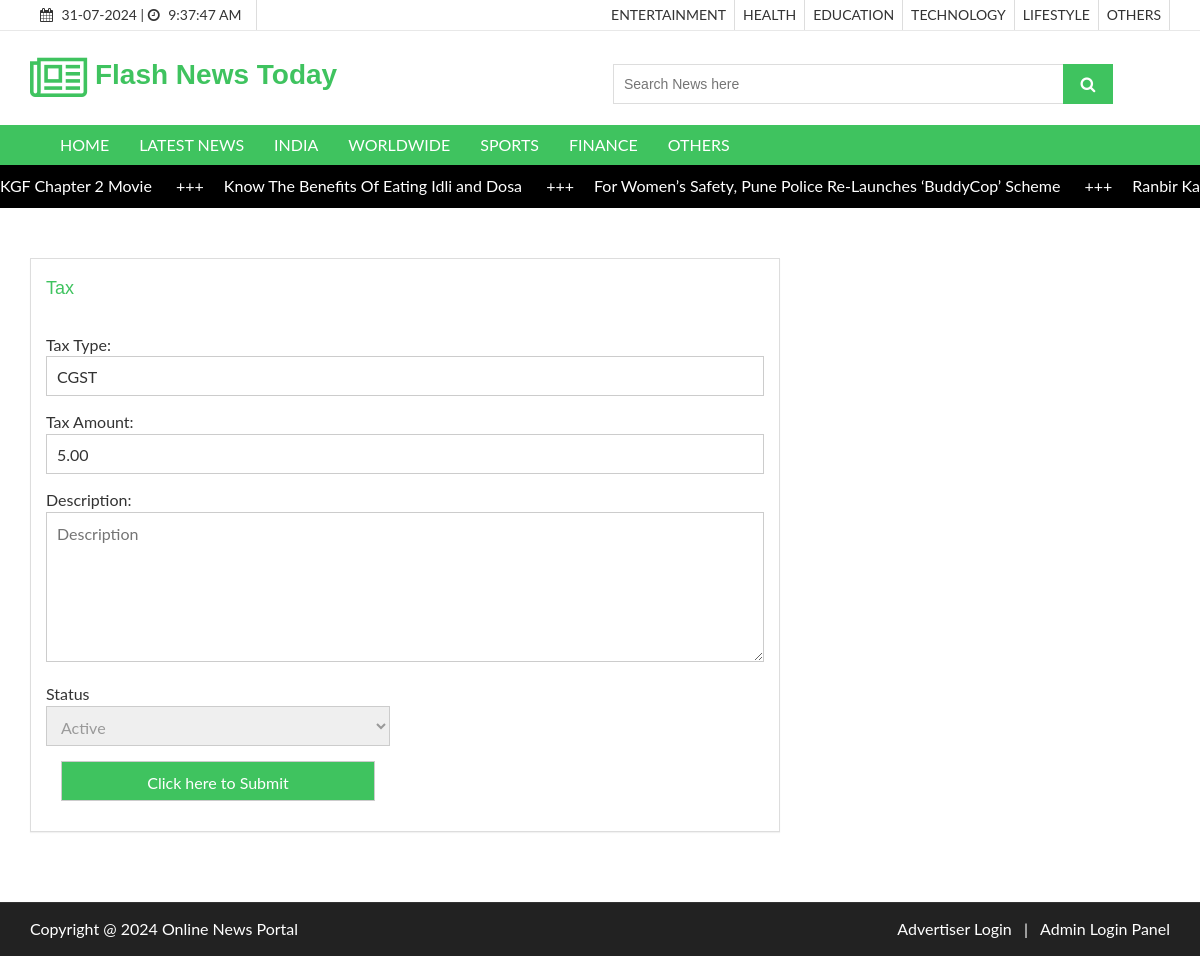
Page /tax.php?editid=123 on the committed database.
### tables this page shows
CREATE TABLE `newscategory` (
  `newscategoryid` int(10) NOT NULL,
  `category` varchar(50) NOT NULL,
  `category_type` varchar(20) DEFAULT NULL,
  `description` text NOT NULL,
  `status` varchar(10) NOT NULL
);

CREATE TABLE `newscontent` (
  `newsid` int(10) NOT NULL,
  `newscategoryid` int(10) NOT NULL,
  `newstype` varchar(20) NOT NULL COMMENT 'ARticles or News',
  `newsdate` date NOT NULL,
  `title` varchar(255) NOT NULL,
  `newsdescription` text NOT NULL,
  `images` text NOT NULL,
  `publisheddate` date NOT NULL,
  `count_views` bigint(20) NOT NULL DEFAULT 0,
  `status` varchar(10) NOT NULL
);

CREATE TABLE `tax` (
  `taxid` int(10) NOT NULL,
  `taxtype` varchar(20) NOT NULL,
  `taxamt` float(10,2) NOT NULL,
  `description` text NOT NULL,
  `status` varchar(10) NOT NULL
);

### tax.php (the view, shortened to what this page needs)
<?php
include("header.php");
if(isset($_GET['editid']))
{
	$sqledit = "SELECT * FROM  tax WHERE taxid='$_GET[editid]'";
	$qsqledit = mysqli_query($con,$sqledit);
	$rsedit = mysqli_fetch_array($qsqledit);
}
?>
  <section id="aa-catg-head-banner">
    <div class="aa-catg-head-banner-area">
     <div class="container">
      <div class="aa-catg-head-banner-content">
        <h2>Checkout Page</h2>
      </div>
     </div>
   </div>
  </section>
 <section id="checkout">
   <div class="container">
     <div class="row">
       <div class="col-md-12">
        <div class="checkout-area">
          <form action="" method="post">
            <div class="row">
              <div class="col-md-8">
                <div class="checkout-left">
                  <div class="panel-group" id="accordion">
<div class="panel panel-default aa-checkout-billaddress">
  <div class="panel-heading">
	<h4 class="panel-title">
	  <a  data-parent="#accordion" >
		Tax
	  </a>
	</h4>
  </div>
  <div id="collapseThree">
	<div class="panel-body">
	  <div class="row">
		<div class="col-md-12">
		  <div class="aa-checkout-single-bill">
			Tax Type:
			<input type="text" value="<?php echo $rsedit['taxtype']; ?>" name="taxtype" placeholder="Tax Type">
		  </div>
		</div>
	  </div>
	  <div class="row">
		<div class="col-md-12">
		  <div class="aa-checkout-single-bill">
			Tax Amount:
			<input type="text" value="<?php echo $rsedit['taxamt']; ?>" name="taxamt" placeholder="Tax Amount">
		  </div>
		</div>
	  </div>
	  <div class="row">
		<div class="col-md-12">
		  <div class="aa-checkout-single-bill">
			Description:
     <textarea name="description" value="<?php echo $rsedit['description']; ?>" placeholder="Description"></textarea>
		  </div>
		</div>
	  </div>
	  <div class="row">
		<div class="col-md-6">
		  <div class="aa-checkout-single-bill">
		  Status
			<select placeholder="Status" name="status">
			  <?php
				$arr = array("Active","Inactive");
				foreach($arr as $val)
				{
				if($val == $rsedit['status'])
				{
					echo "<option selected value='$val'>$val</option>";
				}
				else
				{
					echo "<option value='$val'>$val</option>";
				}
				}
			  ?>
			</select>
		  </div>
		</div>
	  </div>
	  <div class="row">
		<div class="col-md-6">
		  <div class="aa-checkout-single-bill col-md-6">
			<input type="submit" name="submit" value="Click here to Submit" class="aa-browse-btn">
		  </div>
		</div>
	  </div>
	</div>
  </div>
</div>
				   </div>
                </div>
              </div>
             </div>
          </form>
         </div>
       </div>
     </div>
   </div>
 </section>
 <?php
 include("footer.php");
 ?>

### header.php (shortened to what this page needs)
<?php
include("databaseconnection.php");
?>
<!DOCTYPE html>
<html lang="en">
  <head>
    <link href="css/font-awesome.css" rel="stylesheet">
    <link href="css/bootstrap.css" rel="stylesheet">
    <link href="css/jquery.smartmenus.bootstrap.css" rel="stylesheet">
    <link rel="stylesheet" type="text/css" href="css/jquery.simpleLens.css">
    <link rel="stylesheet" type="text/css" href="css/slick.css">
    <link rel="stylesheet" type="text/css" href="css/nouislider.css">
    <link id="switcher" href="css/theme-color/green-theme.css" rel="stylesheet">
    <link href="css/sequence-theme.modern-slide-in.css" rel="stylesheet" media="all">
    <link href="css/style.css" rel="stylesheet">
    <link href="css/jquery.dataTables.min.css" rel="stylesheet">
  </head>
  <body>
  <header id="aa-header">
    <div class="aa-header-top">
      <div class="container">
        <div class="row">
          <div class="col-md-12">
            <div class="aa-header-top-area">
              <div class="aa-header-top-left">
                <div class="cellphone hidden-xs">
                  <p><span class="fa fa-calendar"></span> <?php echo date("d-m-Y"); ?> |
                  <span class="fa fa-clock-o"></span> <span id="idclock"></span></p>
                </div>
              </div>
              <div class="aa-header-top-right">
                <ul class="aa-head-top-nav-right">
                  <?php
                    $sql = "SELECT * FROM newscategory WHERE status='Active' AND category_type='Article'";
                    $qsql= mysqli_query($con,$sql);
                    while($rs = mysqli_fetch_array($qsql))
                    {
                      echo "<li class='hidden-xs'><a href='displayarticle.php?newstype=Article&newscategoryid=$rs[newscategoryid]'>" . strtoupper($rs['category'])  . "</a></li>";
                    }
                  ?>
                </ul>
              </div>
            </div>
          </div>
        </div>
      </div>
    </div>
    <div class="aa-header-bottom">
      <div class="container">
        <div class="row">
          <div class="col-md-12">
            <div class="aa-header-bottom-area">
              <div class="aa-logo">
                <a href="index.php">
                  <span class="fa fa-newspaper-o"></span>
                  <div style="width:550px; ">&nbsp;<strong>Flash</strong> <strong> News </strong> <strong>Today</strong> </div>
                </a>
              </div>
              <div class="aa-search-box">
                <form action="searchnewsandarticles.php" method="get">
                  <input type="text" name="txtsearch" id="txtsearch" placeholder="Search News here ">
                  <button type="submit"><span class="fa fa-search"></span></button>
                </form>
              </div>
            </div>
          </div>
        </div>
      </div>
    </div>
  </header>
  <section id="menu">
    <div class="container">
      <div class="menu-area">
        <div class="navbar navbar-default" role="navigation">
          <div class="navbar-collapse collapse">
            <ul class="nav navbar-nav">
              <li><a href="index.php">HOME</a></li>
              <li><a href="displaylatestnews.php">LATEST NEWS</a></li>
          <?php
						$sql = "SELECT * FROM newscategory WHERE status='Active' AND category_type='News'";
						$qsql= mysqli_query($con,$sql);
						while($rs = mysqli_fetch_array($qsql))
						{
							echo "<li><a href='displayarticle.php?newstype=News&newscategoryid=$rs[newscategoryid]' >" . strtoupper($rs['category'])  . "</a></li>";
						}
					?>
            </ul>
          </div>
        </div>
      </div>
    </div>
  </section>
  <div class="marquee">
  <div class="marquee__item">
  <?php
  $sqlscroller= "SELECT newscontent.*,newscategory.category FROM newscontent LEFT JOIN newscategory ON newscontent.newscategoryid=newscategory.newscategoryid WHERE newscontent.status='Active' ";
  $sqlscroller = $sqlscroller . "  ORDER BY  newscontent.newsid DESC LIMIT 9";
	$qsqlscroller = mysqli_query($con,$sqlscroller);
	while($rsscroller = mysqli_fetch_array($qsqlscroller))
	{
    echo "<a style='color: white;' href='newsdetailed.php?newsid=$rsscroller[newsid]&newstype=$rsscroller[newstype]&newscategoryid=$rsscroller[newscategoryid]'>";
    echo $rsscroller['title'] . " <span class='marquee__seperator'>+++</span>";
    echo "</a>";
  }
  ?>
</div>
</div>

### css/theme-color/green-theme.css (style rules this page uses)
h2 { color: #3fc35f; }
.aa-browse-btn { background-color: #3fc35f; border: 1px solid #3fc35f; }
#aa-header .aa-header-bottom .aa-header-bottom-area .aa-logo a > span { color: #3fc35f; }
#aa-header .aa-header-bottom .aa-header-bottom-area .aa-logo a strong { color: #3fc35f; }
#aa-header .aa-header-bottom .aa-header-bottom-area .aa-search-box button { background-color: #3fc35f; }
#menu { background-color: #3fc35f; }
#checkout .checkout-area .checkout-left .panel-group .panel-default .panel-heading .panel-title a { color: #3fc35f; }

### header.php (style rules this page uses)
.marquee { width: 100%; overflow: hidden; white-space: nowrap; }
.marquee__seperator { margin: 0 2rem; }
.marquee__item { display: inline-block; will-change: transform; -webkit-animation: marquee 50s linear infinite; animation: marquee 50s linear infinite; }
.marquee { background-color: black; padding: 1rem 0; color: #fff; }

### rows in the picture
newscategory: category "ENTERTAINMENT"
newscategory: category "HEALTH"
newscategory: category "EDUCATION"
newscategory: category "TECHNOLOGY"
newscategory: category "LIFESTYLE"
newscategory: category "OTHERS"
newscategory: category "INDIA"
newscategory: category "WORLDWIDE"
newscategory: category "SPORTS"
newscategory: category "FINANCE"
newscategory: category "OTHERS"
newscontent: title "KGF Chapter 2 Movie"
newscontent: title "Know The Benefits Of Eating Idli and Dosa"
newscontent: title "For Women’s Safety, Pune Police Re-Launches ‘BuddyCop’ Scheme"
newscontent: title "Ranbir…"
tax: taxtype "CGST", taxamt "5.00", description "Description", status "Active"
